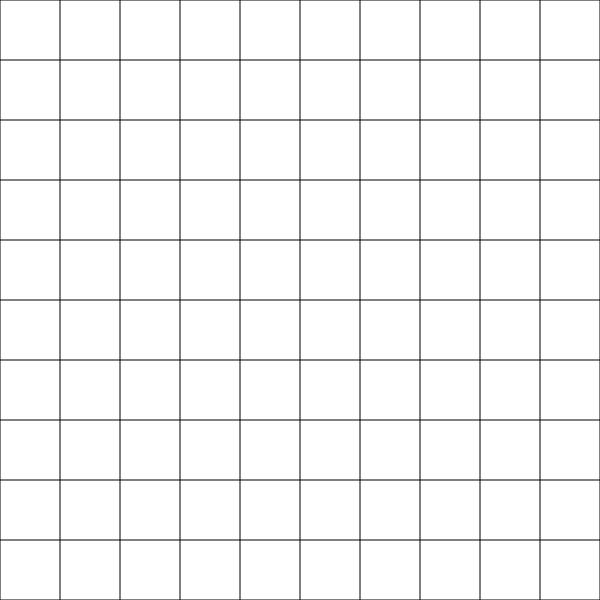
Frame 1 (no input)
Frame 60 (no input): identical to frame 1, image omitted
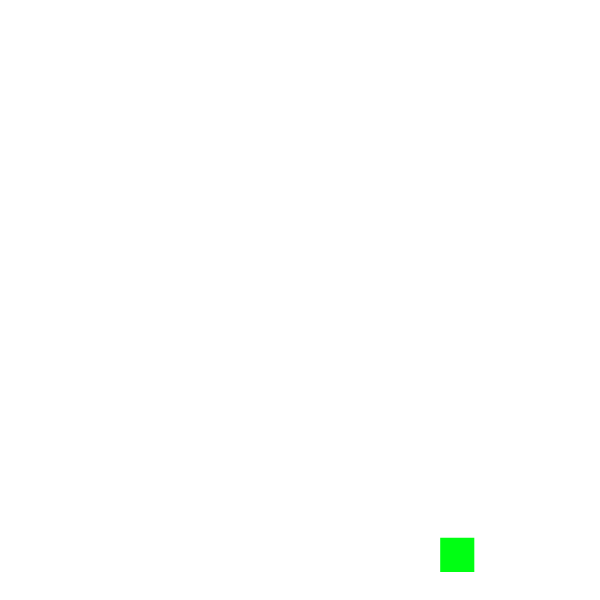
Frame 120 (the mouse pressed at the canvas centre since frame 60)

The p5.js sketch that drew these frames (run headless with seeded random() and noise() and a simulated clock; from frame 60 on, the mouse is pressed at the canvas centre):

// p5.js sketch
// ── sketch.js
let particles = [];
let isTriangle = false;
let isColorful = false;
let shapes = ['ellipse', 'triangle', 'rect', 'line'];
let gridSize = 60;

function setup() {
  createCanvas(600, 600);
  frameRate(122);
  colorMode(HSB);
}

function draw() {
  background(220);
  
  // Draw vertical lines
  for (let x = 0; x <= width; x += gridSize) {
    line(x, 0, x, height);
  }
  
  // Draw horizontal lines
  for (let y = 0; y <= height; y += gridSize) {
    line(0, y, width, y);
  }
  
  // Display particles
  for (let i = 0; i < particles.length; i++) {
    particles[i].update();
    particles[i].display();
  }
}

function mousePressed() {
  let newShape = random(shapes);
  let newParticle = new Particle(mouseX, mouseY, newShape);
  particles.push(newParticle);
}

class Particle {
  constructor(x, y, shape) {
    this.x = x;
    this.y = y;
    this.stepX = random(2, 5);
    this.stepY = random(2, 5);
    this.c = random(360);
    this.shape = shape;
    this.size = random(10, 40);
  }
  
  update() {
    this.x += this.stepX;
    this.y += this.stepY;
    
    if (this.x < 0 || this.x > width) {
      this.stepX = -this.stepX;
    }
    
    if (this.y < 0 || this.y > height) {
      this.stepY = -this.stepY;
    }
  }


    display() {
    noStroke(); // Remove stroke
    fill(this.c, 100, 100);
    fill(this.c, 100, 100);
    if (this.shape === 'ellipse') {
      ellipse(this.x, this.y, this.size, this.size);
    } else if (this.shape === 'triangle') {
      triangle(this.x, this.y - this.size / 2, this.x - this.size / 2, this.y + this.size / 2, this.x + this.size / 2, this.y + this.size / 2);
    } else if (this.shape === 'rect') {
      rect(this.x - this.size / 2, this.y - this.size / 2, this.size, this.size);
    } else if (this.shape === 'line') {
      line(this.x - this.size / 2, this.y - this.size / 2, this.x + this.size / 2, this.y + this.size / 2);
    }
  }
}
